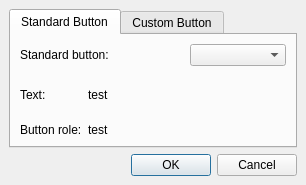
<ui version="4.0" >
 <class>AddButtonDialog</class>
 <widget class="QWidget" name="AddButtonDialog" >
  <property name="geometry" >
   <rect>
    <x>0</x>
    <y>0</y>
    <width>306</width>
    <height>185</height>
   </rect>
  </property>
  <property name="sizePolicy" >
   <sizepolicy vsizetype="Fixed" hsizetype="Fixed" >
    <horstretch>0</horstretch>
    <verstretch>0</verstretch>
   </sizepolicy>
  </property>
  <property name="windowTitle" >
   <string>Add Button</string>
  </property>
  <layout class="QVBoxLayout" >
   <property name="margin" >
    <number>9</number>
   </property>
   <property name="spacing" >
    <number>6</number>
   </property>
   <item>
    <widget class="QTabWidget" name="tabWidget" >
     <property name="currentIndex" >
      <number>0</number>
     </property>
     <widget class="QWidget" name="tab" >
      <attribute name="title" >
       <string>Standard Button</string>
      </attribute>
      <layout class="QGridLayout" >
       <property name="margin" >
        <number>9</number>
       </property>
       <property name="spacing" >
        <number>6</number>
       </property>
       <item row="0" column="0" colspan="2" >
        <widget class="QLabel" name="label_3" >
         <property name="text" >
          <string>Standard button:</string>
         </property>
         <property name="buddy" >
          <cstring>standardButtonCombo</cstring>
         </property>
        </widget>
       </item>
       <item row="0" column="2" >
        <widget class="QComboBox" name="standardButtonCombo" />
       </item>
       <item row="1" column="0" >
        <widget class="QLabel" name="standardText" >
         <property name="text" >
          <string>Text:</string>
         </property>
        </widget>
       </item>
       <item row="1" column="1" colspan="2" >
        <widget class="QLabel" name="standardTextLabel" >
         <property name="text" >
          <string>test</string>
         </property>
        </widget>
       </item>
       <item row="2" column="0" >
        <widget class="QLabel" name="standardRole" >
         <property name="sizePolicy" >
          <sizepolicy vsizetype="Fixed" hsizetype="Fixed" >
           <horstretch>0</horstretch>
           <verstretch>0</verstretch>
          </sizepolicy>
         </property>
         <property name="text" >
          <string>Button role:</string>
         </property>
        </widget>
       </item>
       <item row="2" column="1" colspan="2" >
        <widget class="QLabel" name="standardRoleLabel" >
         <property name="text" >
          <string>test</string>
         </property>
        </widget>
       </item>
      </layout>
     </widget>
     <widget class="QWidget" name="customTab" >
      <attribute name="title" >
       <string>Custom Button</string>
      </attribute>
      <layout class="QGridLayout" >
       <property name="margin" >
        <number>9</number>
       </property>
       <property name="spacing" >
        <number>6</number>
       </property>
       <item row="0" column="0" >
        <widget class="QLabel" name="label_6" >
         <property name="text" >
          <string>Button role:</string>
         </property>
         <property name="buddy" >
          <cstring>customButtonCombo</cstring>
         </property>
        </widget>
       </item>
       <item row="0" column="1" >
        <widget class="QComboBox" name="customButtonCombo" />
       </item>
       <item row="1" column="0" >
        <widget class="QLabel" name="label_5" >
         <property name="text" >
          <string>Text:</string>
         </property>
         <property name="buddy" >
          <cstring>customButtonLineEdit</cstring>
         </property>
        </widget>
       </item>
       <item row="1" column="1" >
        <widget class="QLineEdit" name="customButtonLineEdit" />
       </item>
       <item row="2" column="0" >
        <spacer>
         <property name="orientation" >
          <enum>Qt::Vertical</enum>
         </property>
         <property name="sizeHint" >
          <size>
           <width>20</width>
           <height>21</height>
          </size>
         </property>
        </spacer>
       </item>
       <item row="2" column="1" >
        <spacer>
         <property name="orientation" >
          <enum>Qt::Vertical</enum>
         </property>
         <property name="sizeHint" >
          <size>
           <width>16</width>
           <height>21</height>
          </size>
         </property>
        </spacer>
       </item>
      </layout>
     </widget>
    </widget>
   </item>
   <item>
    <widget class="QDialogButtonBox" name="okCancelDialogBox" >
     <property name="orientation" >
      <enum>Qt::Horizontal</enum>
     </property>
     <property name="standardButtons" >
      <set>QDialogButtonBox::Cancel|QDialogButtonBox::NoButton|QDialogButtonBox::Ok</set>
     </property>
    </widget>
   </item>
  </layout>
 </widget>
 <resources/>
 <connections/>
</ui>
